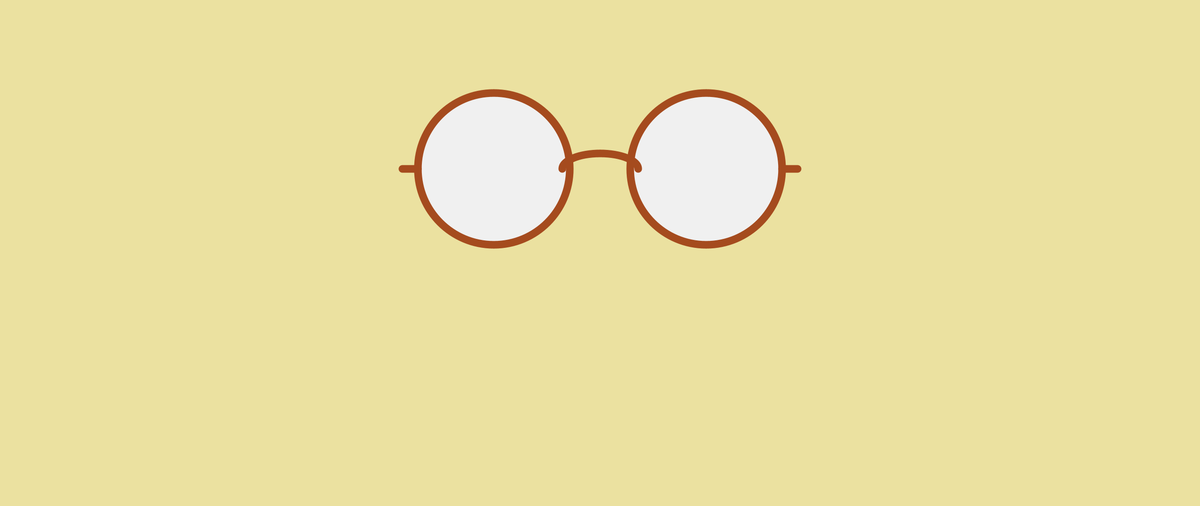
Frame 1 (no input)
Frame 2 (the mouse pressed at the canvas centre, redrawn once): identical to frame 1, image omitted

The Processing sketch that drew this single still picture (run headless with seeded random() and noise(); the mouse was pressed at the canvas centre and the sketch redrawn once):

// Processing sketch: gandhi
// ── gandhi.pde
// Manuale di Programmazione Cinematografica
// Daniele Olmisani, 2016

// Gandhi


final color PAPER = color(235, 225, 160);
final color INK1 = color(240);
final color INK2 = color(165, 75, 30);


void setup() {
  size(2560, 1080);
  noLoop();
}


void draw() {
  
  //lens diameter
  float s1 = 0.3 * min(width, height);
  //lens border
  float s2 = 0.05*s1;
  //lens center
  float cx = 0.7*s1;
  //lens external border
  float bx = cx + 0.5*s1;
  
  translate(width/2.0, height/3.0);
  
  background(PAPER);
  
  fill(INK1);
  stroke(INK2);
  strokeWeight(s2);
  
  ellipse(-cx, 0, s1, s1);
  ellipse( cx, 0, s1, s1);
  
  noFill();
  arc(0, 0, 0.5*s1, 4.0*s2, -PI, 0, OPEN);
  line(-bx-2*s2, 0, -bx, 0);
  line( bx+2*s2, 0,  bx, 0);
  
  save("gandhi.png");
}
